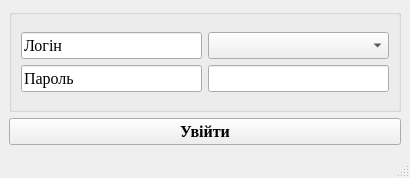
<?xml version="1.0" encoding="UTF-8"?>
<ui version="4.0">
 <class>AuthorizationForm</class>
 <widget class="QMainWindow" name="AuthorizationForm">
  <property name="geometry">
   <rect>
    <x>0</x>
    <y>0</y>
    <width>410</width>
    <height>178</height>
   </rect>
  </property>
  <property name="font">
   <font>
    <family>Times New Roman</family>
    <pointsize>12</pointsize>
   </font>
  </property>
  <property name="windowTitle">
   <string>Курсова робота Сарафанюка Д.Е. АС-181</string>
  </property>
  <widget class="QWidget" name="centralwidget">
   <property name="font">
    <font>
     <family>Times New Roman</family>
     <pointsize>12</pointsize>
    </font>
   </property>
   <layout class="QVBoxLayout" name="verticalLayout">
    <item>
     <layout class="QGridLayout" name="gridLayout">
      <item row="1" column="0">
       <widget class="QPushButton" name="LogIn">
        <property name="font">
         <font>
          <family>Times New Roman</family>
          <pointsize>12</pointsize>
          <weight>75</weight>
          <bold>true</bold>
         </font>
        </property>
        <property name="text">
         <string>Увійти</string>
        </property>
       </widget>
      </item>
      <item row="0" column="0">
       <widget class="QGroupBox" name="groupBox">
        <property name="title">
         <string/>
        </property>
        <layout class="QGridLayout" name="gridLayout_2">
         <item row="0" column="0">
          <layout class="QHBoxLayout" name="horizontalLayoutForm">
           <item>
            <layout class="QVBoxLayout" name="verticalLayoutForm">
             <item>
              <widget class="QLineEdit" name="LoginForm">
               <property name="text">
                <string>Логін</string>
               </property>
               <property name="readOnly">
                <bool>true</bool>
               </property>
              </widget>
             </item>
             <item>
              <widget class="QLineEdit" name="PasswordForm">
               <property name="text">
                <string>Пароль</string>
               </property>
               <property name="readOnly">
                <bool>true</bool>
               </property>
              </widget>
             </item>
            </layout>
           </item>
           <item>
            <layout class="QVBoxLayout" name="verticalLayoutData">
             <item>
              <widget class="QComboBox" name="Login"/>
             </item>
             <item>
              <widget class="QLineEdit" name="Password">
               <property name="echoMode">
                <enum>QLineEdit::Password</enum>
               </property>
              </widget>
             </item>
            </layout>
           </item>
          </layout>
         </item>
        </layout>
       </widget>
      </item>
     </layout>
    </item>
   </layout>
  </widget>
  <widget class="QMenuBar" name="menubar">
   <property name="geometry">
    <rect>
     <x>0</x>
     <y>0</y>
     <width>410</width>
     <height>21</height>
    </rect>
   </property>
  </widget>
  <widget class="QStatusBar" name="statusbar"/>
 </widget>
 <resources/>
 <connections/>
</ui>
